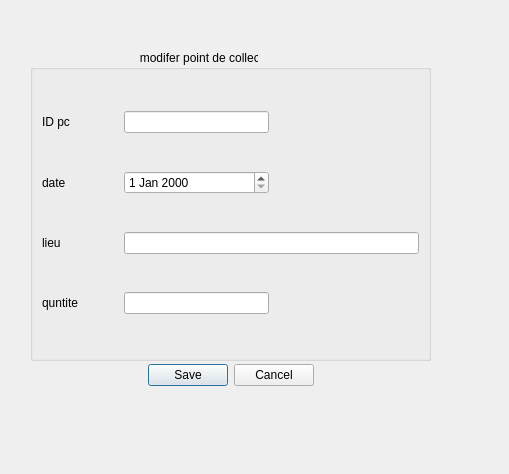
<?xml version="1.0" encoding="UTF-8"?>
<ui version="4.0">
 <class>modifier_PC</class>
 <widget class="QDialog" name="modifier_PC">
  <property name="geometry">
   <rect>
    <x>0</x>
    <y>0</y>
    <width>509</width>
    <height>474</height>
   </rect>
  </property>
  <property name="windowTitle">
   <string>Dialog</string>
  </property>
  <widget class="QGroupBox" name="groupBox">
   <property name="geometry">
    <rect>
     <x>30</x>
     <y>50</y>
     <width>401</width>
     <height>311</height>
    </rect>
   </property>
   <property name="maximumSize">
    <size>
     <width>401</width>
     <height>16777215</height>
    </size>
   </property>
   <property name="title">
    <string>                                 modifer point de collect</string>
   </property>
   <layout class="QGridLayout" name="gridLayout">
    <item row="0" column="0">
     <widget class="QLabel" name="L_idpc">
      <property name="text">
       <string>ID pc</string>
      </property>
     </widget>
    </item>
    <item row="5" column="2">
     <widget class="QLineEdit" name="lineEdit_quntite"/>
    </item>
    <item row="4" column="0">
     <widget class="QLabel" name="L_lieu">
      <property name="text">
       <string>lieu</string>
      </property>
     </widget>
    </item>
    <item row="4" column="2" colspan="2">
     <widget class="QLineEdit" name="lineEdit_lieu"/>
    </item>
    <item row="1" column="0">
     <widget class="QLabel" name="L_date">
      <property name="text">
       <string>date</string>
      </property>
     </widget>
    </item>
    <item row="5" column="3">
     <spacer name="horizontalSpacer_2">
      <property name="orientation">
       <enum>Qt::Horizontal</enum>
      </property>
      <property name="sizeHint" stdset="0">
       <size>
        <width>40</width>
        <height>20</height>
       </size>
      </property>
     </spacer>
    </item>
    <item row="4" column="1">
     <spacer name="horizontalSpacer_6">
      <property name="orientation">
       <enum>Qt::Horizontal</enum>
      </property>
      <property name="sizeType">
       <enum>QSizePolicy::Minimum</enum>
      </property>
      <property name="sizeHint" stdset="0">
       <size>
        <width>40</width>
        <height>20</height>
       </size>
      </property>
     </spacer>
    </item>
    <item row="1" column="3">
     <spacer name="horizontalSpacer_4">
      <property name="orientation">
       <enum>Qt::Horizontal</enum>
      </property>
      <property name="sizeHint" stdset="0">
       <size>
        <width>40</width>
        <height>20</height>
       </size>
      </property>
     </spacer>
    </item>
    <item row="0" column="3">
     <spacer name="horizontalSpacer">
      <property name="orientation">
       <enum>Qt::Horizontal</enum>
      </property>
      <property name="sizeHint" stdset="0">
       <size>
        <width>40</width>
        <height>20</height>
       </size>
      </property>
     </spacer>
    </item>
    <item row="0" column="1">
     <spacer name="horizontalSpacer_3">
      <property name="orientation">
       <enum>Qt::Horizontal</enum>
      </property>
      <property name="sizeType">
       <enum>QSizePolicy::Minimum</enum>
      </property>
      <property name="sizeHint" stdset="0">
       <size>
        <width>40</width>
        <height>20</height>
       </size>
      </property>
     </spacer>
    </item>
    <item row="0" column="2">
     <widget class="QLineEdit" name="lineEdit_idpc">
      <property name="inputMethodHints">
       <set>Qt::ImhNone</set>
      </property>
      <property name="text">
       <string/>
      </property>
      <property name="maxLength">
       <number>8</number>
      </property>
     </widget>
    </item>
    <item row="1" column="1">
     <spacer name="horizontalSpacer_5">
      <property name="orientation">
       <enum>Qt::Horizontal</enum>
      </property>
      <property name="sizeType">
       <enum>QSizePolicy::Minimum</enum>
      </property>
      <property name="sizeHint" stdset="0">
       <size>
        <width>40</width>
        <height>20</height>
       </size>
      </property>
     </spacer>
    </item>
    <item row="5" column="1">
     <spacer name="horizontalSpacer_7">
      <property name="orientation">
       <enum>Qt::Horizontal</enum>
      </property>
      <property name="sizeType">
       <enum>QSizePolicy::Minimum</enum>
      </property>
      <property name="sizeHint" stdset="0">
       <size>
        <width>40</width>
        <height>20</height>
       </size>
      </property>
     </spacer>
    </item>
    <item row="5" column="0">
     <widget class="QLabel" name="L_quntite">
      <property name="text">
       <string>quntite</string>
      </property>
     </widget>
    </item>
    <item row="1" column="2">
     <widget class="QDateEdit" name="dateEdit"/>
    </item>
   </layout>
  </widget>
  <widget class="QWidget" name="layoutWidget">
   <property name="geometry">
    <rect>
     <x>30</x>
     <y>360</y>
     <width>401</width>
     <height>31</height>
    </rect>
   </property>
   <layout class="QHBoxLayout" name="horizontalLayout">
    <item>
     <spacer name="horizontalSpacer_8">
      <property name="orientation">
       <enum>Qt::Horizontal</enum>
      </property>
      <property name="sizeHint" stdset="0">
       <size>
        <width>40</width>
        <height>20</height>
       </size>
      </property>
     </spacer>
    </item>
    <item>
     <widget class="QDialogButtonBox" name="B_ajouter">
      <property name="maximumSize">
       <size>
        <width>331</width>
        <height>16777215</height>
       </size>
      </property>
      <property name="standardButtons">
       <set>QDialogButtonBox::Cancel|QDialogButtonBox::Save</set>
      </property>
      <property name="centerButtons">
       <bool>true</bool>
      </property>
     </widget>
    </item>
    <item>
     <spacer name="horizontalSpacer_9">
      <property name="orientation">
       <enum>Qt::Horizontal</enum>
      </property>
      <property name="sizeHint" stdset="0">
       <size>
        <width>40</width>
        <height>20</height>
       </size>
      </property>
     </spacer>
    </item>
   </layout>
  </widget>
 </widget>
 <resources/>
 <connections/>
</ui>
